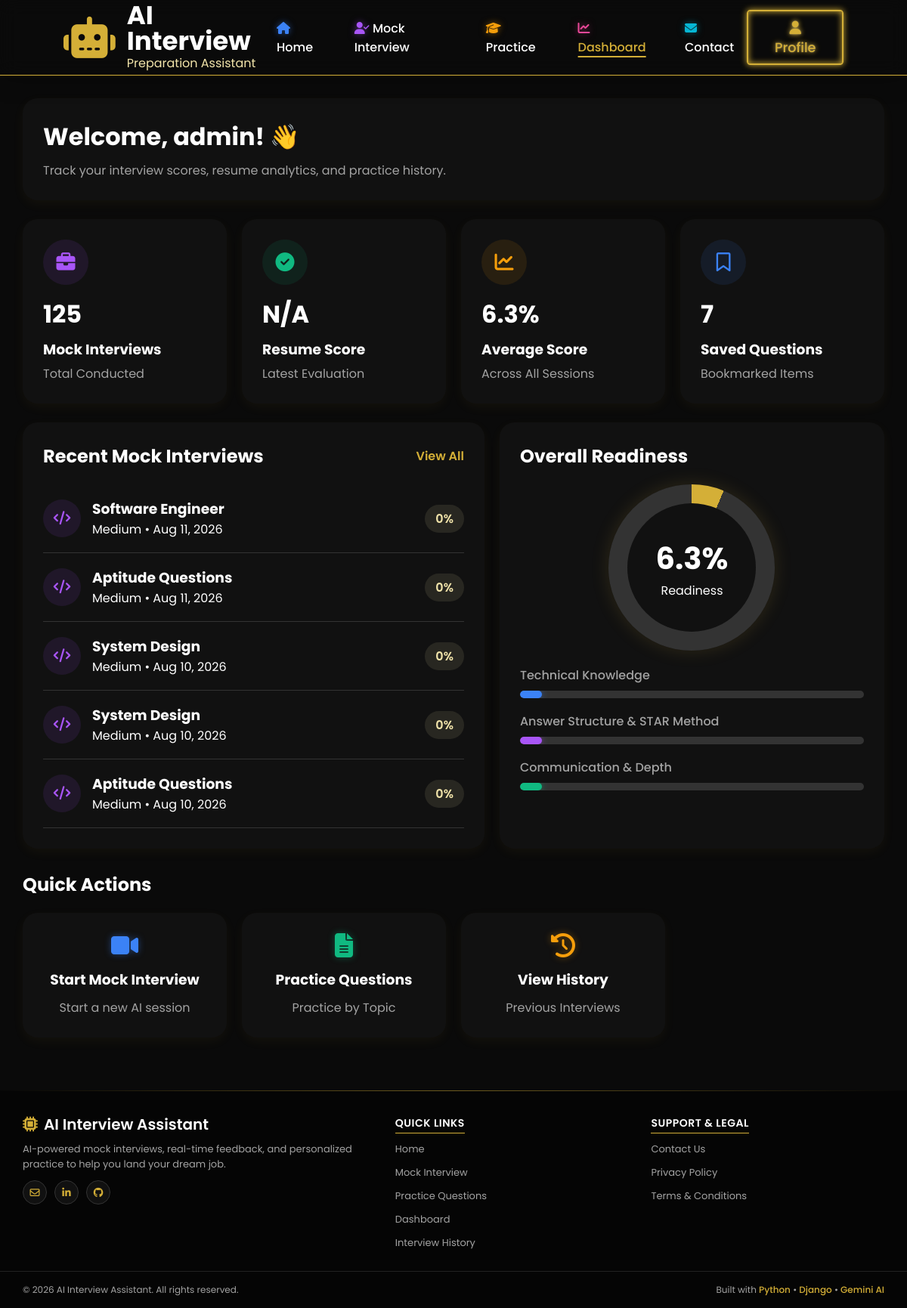
/dashboard/ (signed in), run on the app's committed database.
### interview/models.py (models this page shows, shortened)
class InterviewSession(models.Model):
    STATUS_CHOICES = (
        ('ongoing', 'Ongoing'),
        ('completed', 'Completed'),
    )
    user = models.ForeignKey(User, on_delete=models.CASCADE, related_name='interview_sessions')
    topic = models.CharField(max_length=150)  # e.g., Backend Developer, System Design, HR Behavioral
    difficulty = models.CharField(max_length=50, default='Medium')
    status = models.CharField(max_length=20, choices=STATUS_CHOICES, default='ongoing')
    total_score = models.IntegerField(default=0)  # Average score out of 100
    feedback_summary = models.TextField(blank=True)
    created_at = models.DateTimeField(auto_now_add=True)
    completed_at = models.DateTimeField(null=True, blank=True)

### interview/views.py (the view)
# urls.py: path("dashboard/", views.dashboard, name="dashboard"),
@login_required
def dashboard(request):
    user_sessions = InterviewSession.objects.filter(user=request.user).order_by('-created_at')
    total_interviews = user_sessions.count()
    avg_score = user_sessions.aggregate(Avg('total_score'))['total_score__avg'] or 0
    recent_sessions = user_sessions[:5]
    saved_questions_count = SavedQuestion.objects.filter(user=request.user).count()
    is_new_user = request.session.pop('is_new_user', False)
    context = {
        'total_interviews': total_interviews,
        'avg_score': round(avg_score, 1),
        'recent_sessions': recent_sessions,
        'saved_questions_count': saved_questions_count,
        'is_new_user': is_new_user,
    }
    return render(request, "dashboard.html", context)

### templates/dashboard.html (shortened to what this page needs)
{% load static %}
<!DOCTYPE html>
<html lang="en">
<head>
    <link rel="stylesheet" href="{% static 'css/Dashboard.css' %}?v=3">
    <link rel="stylesheet" href="https://cdnjs.cloudflare.com/ajax/libs/font-awesome/6.5.2/css/all.min.css">
</head>
<body>
    <nav>
        <div class="logo1">
            <i class="fa-solid fa-robot"></i>
            <div>
                <h2>AI Interview</h2>
                <p>Preparation Assistant</p>
            </div>
        </div>
        <ul>
            <li><a href="{% url 'home' %}"><i class="fa-solid fa-house nav-icon-home"></i> Home</a></li>
            <li><a href="{% url 'mock_interview' %}"><i class="fa-solid fa-user-check nav-icon-mock"></i> Mock
                    Interview</a></li>
            <li><a href="{% url 'practice' %}"><i class="fa-solid fa-graduation-cap nav-icon-practice"></i> Practice</a>
            </li>
            <li><a class="active" href="{% url 'dashboard' %}"><i class="fa-solid fa-chart-line nav-icon-dashboard"></i>
                    Dashboard</a></li>
            <li><a href="{% url 'Contact' %}"><i class="fa-solid fa-envelope nav-icon-contact"></i> Contact</a></li>
        </ul>
        <div class="buttons">
            <a href="{% url 'profile' %}"><button class="signup"><i class="fa-solid fa-user"></i> Profile</button></a>
        </div>
    </nav>
    <div class="main">
        <div class="header">
            <div class="welcome">
                {% if is_new_user %}
                <h1>Welcome, {{ user.first_name|default:user.username }}! 👋</h1>
                {% else %}
                <h1>Welcome back, {{ user.first_name|default:user.username }}! 👋</h1>
                {% endif %}
                <p>Track your interview scores, resume analytics, and practice history.</p>
            </div>
        </div>
        <div class="cards">
            <div class="card">
                <div class="icon purple">
                    <i class="fa-solid fa-briefcase"></i>
                </div>
                <h2>{{ total_interviews }}</h2>
                <h3>Mock Interviews</h3>
                <p>Total Conducted</p>
            </div>
            <div class="card">
                <div class="icon green">
                    <i class="fa-solid fa-circle-check"></i>
                </div>
                <h2>{% if latest_resume %}{{ latest_resume.overall_score }}/100{% else %}N/A{% endif %}</h2>
                <h3>Resume Score</h3>
                <p>Latest Evaluation</p>
            </div>
            <div class="card">
                <div class="icon orange">
                    <i class="fa-solid fa-chart-line"></i>
                </div>
                <h2>{{ avg_score }}%</h2>
                <h3>Average Score</h3>
                <p>Across All Sessions</p>
            </div>
            <div class="card">
                <div class="icon blue">
                    <i class="fa-regular fa-bookmark"></i>
                </div>
                <h2>{{ saved_questions_count }}</h2>
                <h3>Saved Questions</h3>
                <p>Bookmarked Items</p>
            </div>
        </div>
        <div class="middle">
            <div class="recent">
                <div class="title">
                    <h2>Recent Mock Interviews</h2>
                    <a href="{% url 'previous_interviews' %}">View All</a>
                </div>
                {% for session in recent_sessions %}
                <div class="interview">
                    <div class="left">
                        <div class="small purple">
                            <i class="fa-solid fa-code"></i>
                        </div>
                        <div>
                            <h3><a href="{% url 'session_detail' session.id %}"
                                    style="text-decoration: none; color: inherit;">{{ session.topic }}</a></h3>
                            <p>{{ session.difficulty }} • {{ session.created_at|date:"M d, Y" }}</p>
                        </div>
                    </div>
                    <div class="score {% if session.total_score >= 75 %}green-bg{% else %}orange-bg{% endif %}">
                        {{ session.total_score }}%
                    </div>
                </div>
                {% empty %}
                <p style="padding: 20px; color: #718096;">No mock interviews conducted yet. <a
                        href="{% url 'mock_interview' %}">Start one now!</a></p>
                {% endfor %}
            </div>
            <div class="progress">
                <h2>Overall Readiness</h2>
                <div class="circle"
                    style="background:conic-gradient(#D4AF37 {{ avg_score|default:'0' }}%, #333 0); box-shadow: 0 0 25px rgba(212, 175, 55, 0.15);">
                    <div class="inside">
                        <h1>{{ avg_score|default:"0" }}%</h1>
                        <p>Readiness</p>
                    </div>
                </div>
                <div class="skill">
                    <p>Technical Knowledge</p>
                    <div class="bar"><span class="bar-blue" style="width:{{ avg_score|default:'50' }}%;"></span></div>
                </div>
                <div class="skill">
                    <p>Answer Structure & STAR Method</p>
                    <div class="bar"><span class="bar-purple" style="width:{{ avg_score|default:'60' }}%;"></span></div>
                </div>
                <div class="skill">
                    <p>Communication & Depth</p>
                    <div class="bar"><span class="bar-green" style="width:{{ avg_score|default:'70' }}%;"></span></div>
                </div>
            </div>
        </div>
        <h2 class="quick-title">Quick Actions</h2>
        <div class="quick">
            <a href="{% url 'mock_interview' %}">
                <div class="action">
                    <i class="fa-solid fa-video icon-blue"></i>
                    <h3>Start Mock Interview</h3>
                    <p>Start a new AI session</p>
                </div>
            </a>
            <a href="{% url 'practice' %}">
                <div class="action">
                    <i class="fa-solid fa-file-lines icon-green"></i>
                    <h3>Practice Questions</h3>
                    <p>Practice by Topic</p>
                </div>
            </a>
            <a href="{% url 'previous_interviews' %}">
                <div class="action">
                    <i class="fa-solid fa-clock-rotate-left icon-orange"></i>
                    <h3>View History</h3>
                    <p>Previous Interviews</p>
                </div>
            </a>
        </div>
    </div>
    <footer class="premium-footer">
        <div class="footer-divider"></div>
        <div class="footer-container">
            <div class="footer-brand">
                <h2><i class="fa-solid fa-microchip"></i> AI Interview Assistant</h2>
                <p>AI-powered mock interviews, real-time feedback, and personalized practice to help you land your dream job.</p>
                <div class="footer-social">
                    <a href="#" aria-label="Email"><i class="fa-regular fa-envelope"></i></a>
                    <a href="#" aria-label="LinkedIn"><i class="fa-brands fa-linkedin-in"></i></a>
                    <a href="#" aria-label="GitHub"><i class="fa-brands fa-github"></i></a>
                </div>
            </div>
            <div class="footer-col">
                <h3>Quick Links</h3>
                <ul>
                    <li><a href="{% url 'home' %}">Home</a></li>
                    <li><a href="{% url 'mock_interview' %}">Mock Interview</a></li>
                    <li><a href="{% url 'practice' %}">Practice Questions</a></li>
                    <li><a href="{% url 'dashboard' %}">Dashboard</a></li>
                    <li><a href="{% url 'previous_interviews' %}">Interview History</a></li>
                </ul>
            </div>
            <div class="footer-col">
                <h3>Support & Legal</h3>
                <ul>
                    <li><a href="{% url 'Contact' %}">Contact Us</a></li>
                    <li><a href="#">Privacy Policy</a></li>
                    <li><a href="#">Terms & Conditions</a></li>
                </ul>
            </div>
        </div>
        <div class="footer-bottom">
            <p>&copy; 2026 AI Interview Assistant. All rights reserved.</p>
            <p class="tech-stack">Built with <span>Python</span> &bull; <span>Django</span> &bull; <span>Gemini AI</span></p>
        </div>
    </footer>
</body>
</html>

### templates/dashboard.html (style rules this page uses)
.premium-footer { background-color: #050505; color: #A3A3A3; font-family: 'Poppins', sans-serif; position: relative; padding: 30px 0 15px; margin-top: 40px; }
.footer-divider { position: absolute; top: 0; left: 0; width: 100%; height: 1px; background: linear-gradient(90deg, transparent, #D4AF37, transparent); opacity: 0.5; }
.footer-container { max-width: 1200px; margin: 0 auto; padding: 0 30px; display: grid; grid-template-columns: 1.5fr 1fr 1fr; gap: 30px; }
.footer-brand h2 { color: #FFFFFF; font-size: 20px; margin-bottom: 8px; display: flex; align-items: center; gap: 8px; font-weight: 600; }
.footer-brand h2 i { color: #D4AF37; }
.footer-brand p { font-size: 13px; line-height: 1.5; margin-bottom: 12px; color: #A3A3A3; }
.footer-social { display: flex; gap: 10px; }
.footer-social a { width: 32px; height: 32px; border-radius: 50%; background: #111; border: 1px solid #333; color: #D4AF37; display: flex; align-items: center; justify-content: center; text-decoration: none; font-size: 13px; transition: 0.3s; }
.footer-col h3 { color: #FFFFFF; font-size: 14px; margin-bottom: 10px; font-weight: 600; text-transform: uppercase; letter-spacing: 0.5px; position: relative; display: inline-block; }
.footer-col h3::after { content: ''; position: absolute; left: 0; bottom: -3px; width: 100%; height: 1px; background: #D4AF37; }
.footer-col ul { list-style: none; padding: 0; margin: 0; }
.footer-col ul li { margin-bottom: 6px; }
.footer-col ul li a { color: #A3A3A3; text-decoration: none; font-size: 13px; transition: color 0.3s; }
.footer-bottom { max-width: 1200px; margin: 20px auto 0; padding: 15px 30px 0; border-top: 1px solid #222; display: flex; justify-content: space-between; align-items: center; flex-wrap: wrap; gap: 10px; font-size: 12px; }
.tech-stack span { color: #D4AF37; font-weight: 500; }

### data on the page
InterviewSession: topic "Software Engineer", difficulty "Medium", created_at "Aug 11, 2026", total_score "0"
InterviewSession: topic "Aptitude Questions", difficulty "Medium", created_at "Aug 11, 2026", total_score "0"
InterviewSession: topic "System Design", difficulty "Medium", created_at "Aug 10, 2026", total_score "0"
InterviewSession: topic "System Design", difficulty "Medium", created_at "Aug 10, 2026", total_score "0"
InterviewSession: topic "Aptitude Questions", difficulty "Medium", created_at "Aug 10, 2026", total_score "0"

### other printed values
{{ user.first_name|default:user.username }} "admin"
{{ total_interviews }} "125"
{{ avg_score }} "6.3"
{{ saved_questions_count }} "7"
{{ avg_score|default:"0" }} "6.3"
